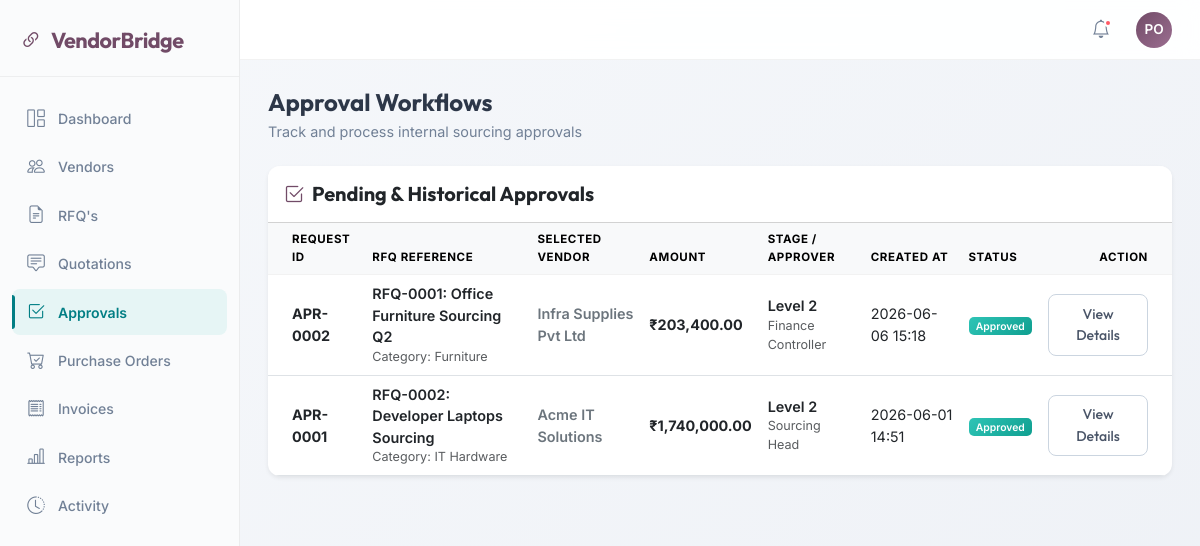
/approvals (signed in), run on the app's committed database.
### models.py (models this page shows)
class ApprovalRequest(Base):
    __tablename__ = 'approval_requests'
    id = Column(Integer, primary_key=True, index=True)
    rfq_id = Column(Integer, ForeignKey('rfqs.id'))
    bid_id = Column(Integer, ForeignKey('bids.id'))
    approver = Column(String, default="Procurement Manager")
    remarks = Column(Text, default="")
    level = Column(Integer, default=1)  # 1-level or 2-level approvals
    status = Column(String, default="pending")  # pending, approved, rejected
    created_at = Column(String, default=lambda: datetime.datetime.now().strftime("%Y-%m-%d %H:%M"))
    rfq = relationship("RFQ", back_populates="approval_requests")
    bid = relationship("Bid", back_populates="approval_requests")

class RFQ(Base):
    __tablename__ = 'rfqs'
    id = Column(Integer, primary_key=True, index=True)
    title = Column(String, index=True)
    description = Column(Text)
    category = Column(String, default="IT Hardware")  # Stationery, IT Hardware, Furniture
    priority = Column(String, default="normal")  # low, normal, high, critical
    deadline = Column(String)
    status = Column(String, default="open")  # open, compared, pending_approval, approved, po_created, closed, cancelled
    line_ids = relationship("RFQLine", back_populates="rfq", cascade="all, delete-orphan")
    bids = relationship("Bid", back_populates="rfq")
    approval_requests = relationship("ApprovalRequest", back_populates="rfq")
    purchase_orders = relationship("PurchaseOrder", back_populates="rfq")

class Vendor(Base):
    __tablename__ = 'vendors'
    id = Column(Integer, primary_key=True, index=True)
    company_name = Column(String, index=True)
    contact_name = Column(String)
    email = Column(String, unique=True, index=True)
    phone = Column(String)
    address = Column(String)
    gst_number = Column(String)
    state = Column(String, default="Maharashtra")  # Maharashtra or other (for CGST/SGST vs IGST split)
    rating = Column(Float, default=5.0)
    status = Column(String, default="pending")  # pending, approved, rejected, blocked
    bids = relationship("Bid", back_populates="vendor")
    purchase_orders = relationship("PurchaseOrder", back_populates="vendor")
    invoices = relationship("Invoice", back_populates="vendor")

class Bid(Base):
    __tablename__ = 'bids'
    id = Column(Integer, primary_key=True, index=True)
    rfq_id = Column(Integer, ForeignKey('rfqs.id'))
    vendor_id = Column(Integer, ForeignKey('vendors.id'))
    discount_percent = Column(Float, default=0.0)
    discount_amount = Column(Float, default=0.0)
    delivery_days = Column(Integer, default=7)
    notes = Column(Text)
    amount = Column(Float, default=0.0)  # Untaxed total (sum of unit_price * qty)
    tax_amount = Column(Float, default=0.0)
    total_amount = Column(Float, default=0.0)  # Grand total including tax
    status = Column(String, default="submitted")  # submitted, selected, rejected
    is_selected = Column(Boolean, default=False)
    rfq = relationship("RFQ", back_populates="bids")
    vendor = relationship("Vendor", back_populates="bids")
    line_ids = relationship("BidLine", back_populates="bid", cascade="all, delete-orphan")
    approval_requests = relationship("ApprovalRequest", back_populates="bid")
    purchase_orders = relationship("PurchaseOrder", back_populates="bid")

### main.py (the view)
@app.get("/approvals", response_class=HTMLResponse)
async def approvals_page(request: Request, db: Session = Depends(get_db)):
    if not current_user_id:
        return RedirectResponse(url="/login", status_code=302)
    approvals = db.query(models.ApprovalRequest).order_by(models.ApprovalRequest.id.desc()).all()
    return templates.TemplateResponse(request, "approvals_list.html", {
        "active_page": "approvals",
        "approvals": approvals
    })

### templates/approvals_list.html (shortened to what this page needs)
{% extends "base.html" %}
{% block content %}
<div class="page-header mb-4">
    <h2>Approval Workflows</h2>
    <p>Track and process internal sourcing approvals</p>
</div>
<div class="card border-0 shadow-sm">
    <div class="card-header bg-white py-3">
        <h5 class="mb-0 text-dark fw-bold"><i class="bi bi-check2-square me-2 text-primary" style="color: var(--primary-purple) !important;"></i>Pending & Historical Approvals</h5>
    </div>
    <div class="card-body p-0">
        <div class="table-responsive">
            <table class="table table-hover align-middle mb-0">
                <thead class="table-light">
                    <tr>
                        <th class="ps-4">Request ID</th>
                        <th>RFQ Reference</th>
                        <th>Selected Vendor</th>
                        <th>Amount</th>
                        <th>Stage / Approver</th>
                        <th>Created At</th>
                        <th>Status</th>
                        <th class="text-end pe-4">Action</th>
                    </tr>
                </thead>
                <tbody>
                    {% if approvals %}
                        {% for approval in approvals %}
                        <tr>
                            <td class="ps-4 fw-bold">APR-{{ "%04d"|format(approval.id) }}</td>
                            <td>
                                <div class="fw-semibold text-dark">RFQ-{{ "%04d"|format(approval.rfq.id) }}: {{ approval.rfq.title }}</div>
                                <div class="small text-muted">Category: {{ approval.rfq.category }}</div>
                            </td>
                            <td>
                                <div class="fw-semibold text-secondary">{{ approval.bid.vendor.company_name }}</div>
                            </td>
                            <td class="fw-bold text-dark">₹{{ "{:,.2f}".format(approval.bid.total_amount) }}</td>
                            <td>
                                <div class="fw-semibold text-dark">Level {{ approval.level }}</div>
                                <div class="small text-muted">{{ approval.approver }}</div>
                            </td>
                            <td>{{ approval.created_at }}</td>
                            <td>
                                <span class="badge {% if approval.status == 'approved' %}bg-success{% elif approval.status == 'pending' %}bg-warning{% else %}bg-danger{% endif %}">
                                    {{ approval.status | title }}
                                </span>
                            </td>
                            <td class="text-end pe-4">
                                <a href="/approvals/{{ approval.id }}" class="btn btn-sm {% if approval.status == 'pending' %}btn-primary{% else %}btn-outline-secondary{% endif %}">
                                    {% if approval.status == 'pending' %}Review & Approve{% else %}View Details{% endif %}
                                </a>
                            </td>
                        </tr>
                        {% endfor %}
                    {% endif %}
                </tbody>
            </table>
        </div>
    </div>
</div>
{% endblock %}

### templates/base.html (style rules this page uses)
:root { --primary-purple: #714B67; --primary-purple-hover: #5c3e55; --primary-purple-light: #f3eaf0; --secondary-teal: #017e84; --secondary-teal-hover: #015e62; --secondary-teal-light: #e6f5f5; --bg-gradient: linear-gradient(135deg, #f6f8fb 0%, #eef1f6 100%); --sidebar-bg: #fafbfc; --glass-bg: rgba(255, 255, 255, 0.92); --glass-border: rgba(255, 255, 255, 0.6); --text-dark: #2d3748; --text-muted: #718096; --text-light: #a0aec0; --shadow-xs: 0 1px 2px rgba(0, 0, 0, 0.03); --shadow-sm: 0 2px 4px rgba(0, 0, 0, 0.02); --shadow-md: 0 10px 25px rgba(31, 38, 135, 0.04); --shadow-lg: 0 15px 35px rgba(31, 38, 135, 0.08); --radius-sm: 8px; --radius-md: 12px; --radius-lg: 16px; --sidebar-width: 240px; }
* { box-sizing: border-box; }
body { font-family: 'Inter', sans-serif; background: var(--bg-gradient); color: var(--text-dark); min-height: 100vh; margin: 0; display: flex; }
h1, h2, h3, h4, h5, h6 { font-family: 'Outfit', sans-serif; font-weight: 600; }
.btn { font-weight: 500; border-radius: var(--radius-sm); padding: 0.55rem 1.3rem; transition: all 0.3s cubic-bezier(0.16, 1, 0.3, 1); font-family: 'Outfit', sans-serif; font-size: 0.88rem; }
.btn-outline-secondary { border-color: #cbd5e0; color: #4a5568; }
.card { border: 1px solid rgba(0,0,0,0.06); background: white; border-radius: var(--radius-md); box-shadow: var(--shadow-xs); transition: all 0.25s ease; overflow: hidden; }
.table { --bs-table-bg: transparent; margin-bottom: 0; font-size: 0.9rem; }
thead th { background-color: #f8f9fa !important; border-bottom: 2px solid rgba(0,0,0,0.05); text-transform: uppercase; font-size: 0.72rem; letter-spacing: 0.6px; color: var(--text-muted); font-weight: 700; padding: 12px 16px; }
tbody td { padding: 12px 16px; vertical-align: middle; }
.badge { padding: 0.35em 0.7em; font-size: 0.72em; font-weight: 600; border-radius: 5px; }
.bg-success { background: linear-gradient(135deg, #2ec4b6, #0f9f90) !important; }
.page-header { margin-bottom: 24px; }
.page-header h2 { font-size: 1.5rem; font-weight: 700; margin-bottom: 4px; }
.page-header p { color: var(--text-muted); font-size: 0.9rem; margin-bottom: 0; }

### data on the page
ApprovalRequest: id "0002", rfq "Office Furniture Sourcing Q2", rfq.category "Furniture", bid.vendor.company_name "Infra Supplies Pvt Ltd", level "2", approver "Finance Controller", created_at "2026-06-06 15:18", status "Approved", shows "View Details"
RFQ: rfq.id "0001"
Bid: bid.total_amount "203,400.00"
ApprovalRequest: id "0001", rfq "Developer Laptops Sourcing", rfq.category "IT Hardware", bid.vendor.company_name "Acme IT Solutions", level "2", approver "Sourcing Head", created_at "2026-06-01 14:51", status "Approved", shows "View Details"
RFQ: rfq.id "0002"
Bid: bid.total_amount "1,740,000.00"
